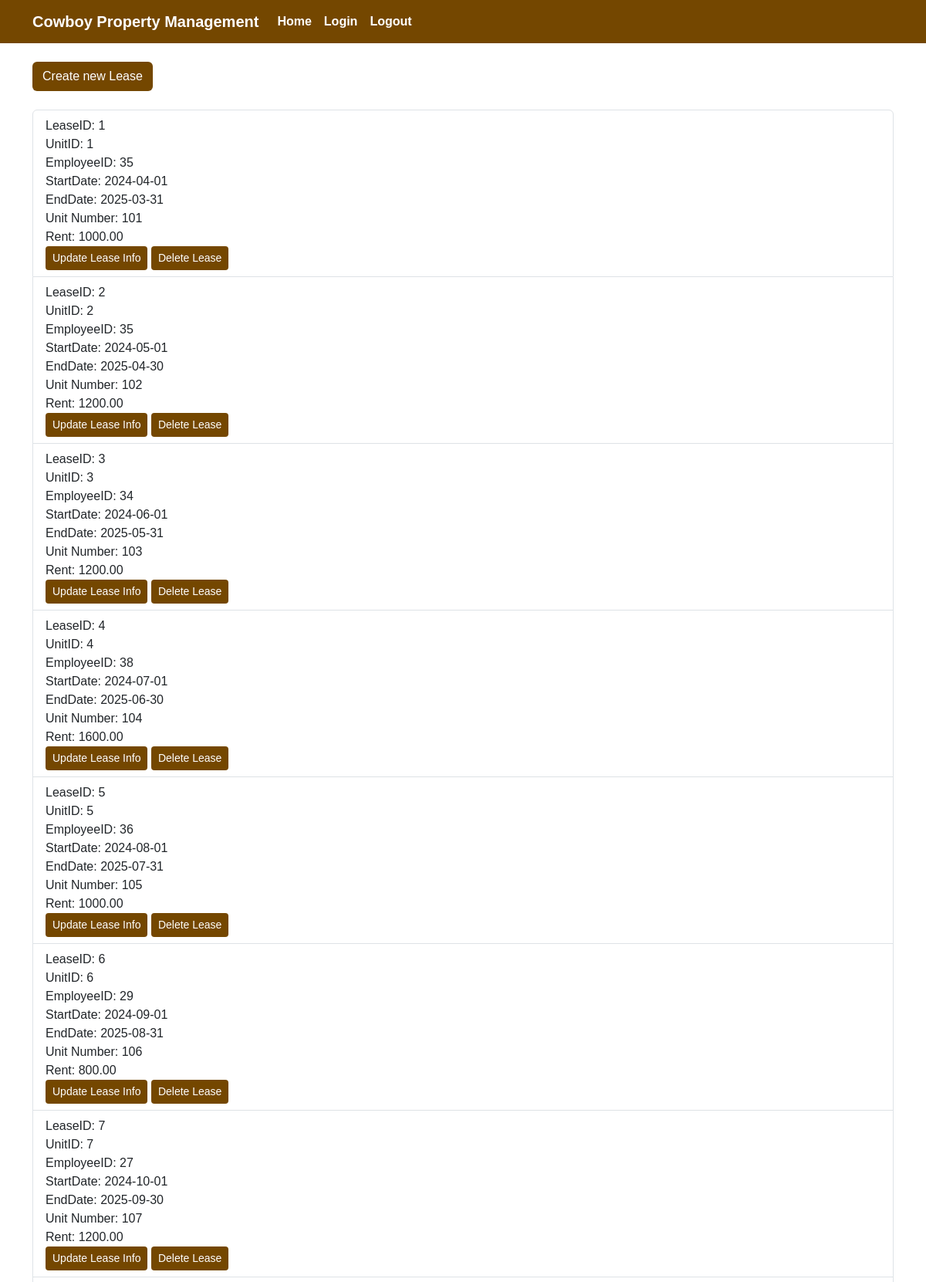
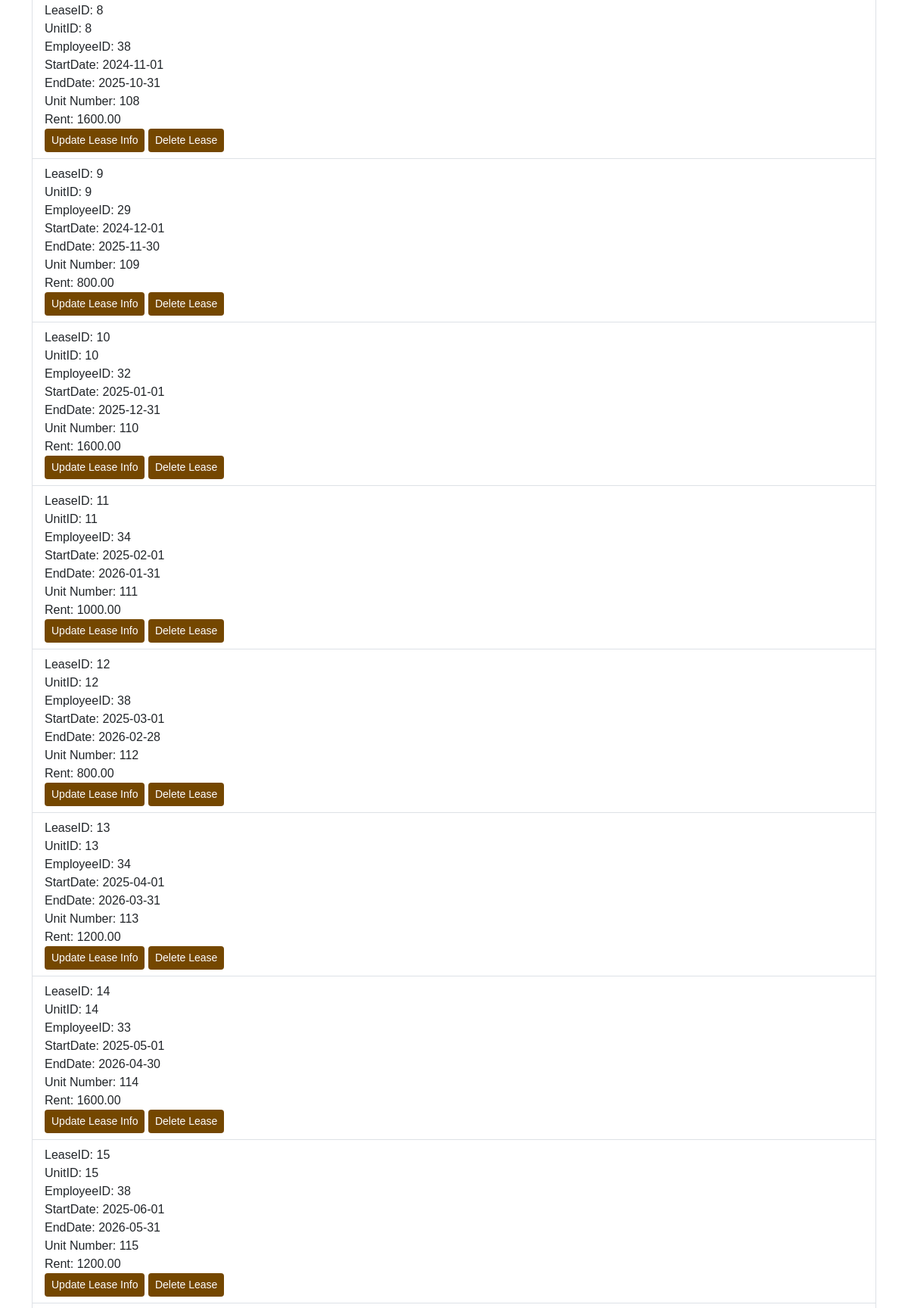
Page /admin-leaseInfo.php (signed in, upper part) on the committed database (2 pictures, top to bottom).
### tables this page shows
CREATE TABLE IF NOT EXISTS `lease` (
  `LeaseID` int UNSIGNED NOT NULL AUTO_INCREMENT,
  `UnitID` int NOT NULL,
  `EmployeeID` smallint NOT NULL,
  `StartDate` date NOT NULL,
  `EndDate` date NOT NULL,
  PRIMARY KEY (`LeaseID`),
  KEY `UnitID` (`UnitID`),
  KEY `EmployeeID` (`EmployeeID`)
);

CREATE TABLE IF NOT EXISTS `unit` (
  `UnitID` int UNSIGNED NOT NULL AUTO_INCREMENT,
  `PropertyID` smallint NOT NULL,
  `UnitNumber` smallint NOT NULL,
  `Bed` tinyint NOT NULL,
  `Bath` tinyint NOT NULL,
  `Price` decimal(9,2) NOT NULL,
  PRIMARY KEY (`UnitID`),
  KEY `PropertyID` (`PropertyID`)
);

### admin-leaseInfo.php (the view, shortened to what this page needs)
<!DOCTYPE html>
<html>
	<head>
		<link href="https://cdn.jsdelivr.net/npm/bootstrap@5.3.3/dist/css/bootstrap.min.css" rel="stylesheet">
		<link href="cpm-universal-styles.css" rel="stylesheet">
	</head>
	<body>
		<nav class="navbar navbar-expand-lg custom-navbar">
			<div class="container">
			    <a class="navbar-brand custom-navbar-item" href="public-home.php">Cowboy Property Management</a>
				<div class="collapse navbar-collapse text-center" id="navbarNav">
					<ul class="navbar-nav ml-auto">
						<li class="nav-item">
							<a class="nav-link custom-navbar-item" href="public-home.php" >Home</a>
						</li>
						<li class="nav-item">
							<a class="nav-link custom-navbar-item" href="login-form.php" >Login</a>
						</li>
						<li class="nav-item">
							<a class="nav-link custom-navbar-item" href="logout.php" >Logout</a>
						</li>
					</ul>
				</div>
			</div>
		</nav>
		<br>
		<div class='list-container'>
			<div class='container'>
				<a href='createLease.php' class='btn custom-btn1'>Create new Lease</a>
				<br><br>
				<ul class='list-group'>
					<?php
					require_once 'login.php';
					$conn = new mysqli($hn, $un, $pw, $db);
					$query = "SELECT l.LeaseID, l.UnitID, l.EmployeeID, l.StartDate, l.EndDate, u.UnitNumber, u.Price FROM lease AS l JOIN unit AS u ON l.UnitID = u.UnitID ORDER BY LeaseID";
					$result = $conn->query($query);
					if($result->num_rows > 0) {
						while($row = $result->fetch_array(MYSQLI_ASSOC)) {
							echo <<<_END
								<li class='list-group-item list-group-item-active'>
									LeaseID: $row[LeaseID]<br>
									UnitID: $row[UnitID]<br>
									EmployeeID: $row[EmployeeID]<br>
									StartDate: $row[StartDate]<br>
									EndDate: $row[EndDate]<br>
									Unit Number: $row[UnitNumber]<br>
									Rent: $row[Price]<br>
									 <a href='updateLeaseInfo.php?LeaseID=$row[LeaseID]' class='btn btn-sm custom-btn1'>Update Lease Info</a>
									 <a href='deleteLeaseInfo.php?LeaseID=$row[LeaseID]' class='btn btn-sm custom-btn1'>Delete Lease</a>
								</li>
							_END;
						}
					} else {
						echo "0 results";
					}
					?>
				</ul>
			</div>
		</div>
		<br>
	</body>
</html>

### cpm-universal-styles.css (style rules this page uses)
body { font-family: Arial; }
.custom-navbar { background-color: #744700; }
.custom-navbar-item { color: white; font-weight: bold; }
.custom-btn1 { background-color: #744700; color: white; }

### rows in the picture
lease: LeaseID "1", UnitID "1", EmployeeID "35", StartDate "2024-04-01", EndDate "2025-03-31", UnitID.UnitNumber "101", UnitID.Price "1000.00"
lease: LeaseID "2", UnitID "2", EmployeeID "35", StartDate "2024-05-01", EndDate "2025-04-30", UnitID.UnitNumber "102", UnitID.Price "1200.00"
lease: LeaseID "3", UnitID "3", EmployeeID "34", StartDate "2024-06-01", EndDate "2025-05-31", UnitID.UnitNumber "103", UnitID.Price "1200.00"
lease: LeaseID "4", UnitID "4", EmployeeID "38", StartDate "2024-07-01", EndDate "2025-06-30", UnitID.UnitNumber "104", UnitID.Price "1600.00"
lease: LeaseID "5", UnitID "5", EmployeeID "36", StartDate "2024-08-01", EndDate "2025-07-31", UnitID.UnitNumber "105", UnitID.Price "1000.00"
lease: LeaseID "6", UnitID "6", EmployeeID "29", StartDate "2024-09-01", EndDate "2025-08-31", UnitID.UnitNumber "106", UnitID.Price "800.00"
lease: LeaseID "7", UnitID "7", EmployeeID "27", StartDate "2024-10-01", EndDate "2025-09-30", UnitID.UnitNumber "107", UnitID.Price "1200.00"
lease: LeaseID "8", UnitID "8", EmployeeID "38", StartDate "2024-11-01", EndDate "2025-10-31", UnitID.UnitNumber "108", UnitID.Price "1600.00"
lease: LeaseID "9", UnitID "9", EmployeeID "29", StartDate "2024-12-01", EndDate "2025-11-30", UnitID.UnitNumber "109", UnitID.Price "800.00"
lease: LeaseID "10", UnitID "10", EmployeeID "32", StartDate "2025-01-01", EndDate "2025-12-31", UnitID.UnitNumber "110", UnitID.Price "1600.00"
lease: LeaseID "11", UnitID "11", EmployeeID "34", StartDate "2025-02-01", EndDate "2026-01-31", UnitID.UnitNumber "111", UnitID.Price "1000.00"
lease: LeaseID "12", UnitID "12", EmployeeID "38", StartDate "2025-03-01", EndDate "2026-02-28", UnitID.UnitNumber "112", UnitID.Price "800.00"
lease: LeaseID "13", UnitID "13", EmployeeID "34", StartDate "2025-04-01", EndDate "2026-03-31", UnitID.UnitNumber "113", UnitID.Price "1200.00"
lease: LeaseID "14", UnitID "14", EmployeeID "33", StartDate "2025-05-01", EndDate "2026-04-30", UnitID.UnitNumber "114", UnitID.Price "1600.00"
lease: LeaseID "15", UnitID "15", EmployeeID "38", StartDate "2025-06-01", EndDate "2026-05-31", UnitID.UnitNumber "115", UnitID.Price "1200.00"
